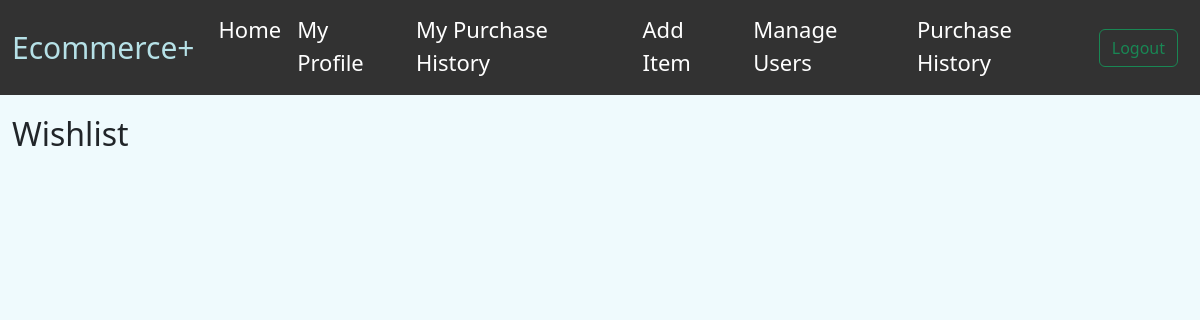
Before: /wishlist (signed in) with the older database file.
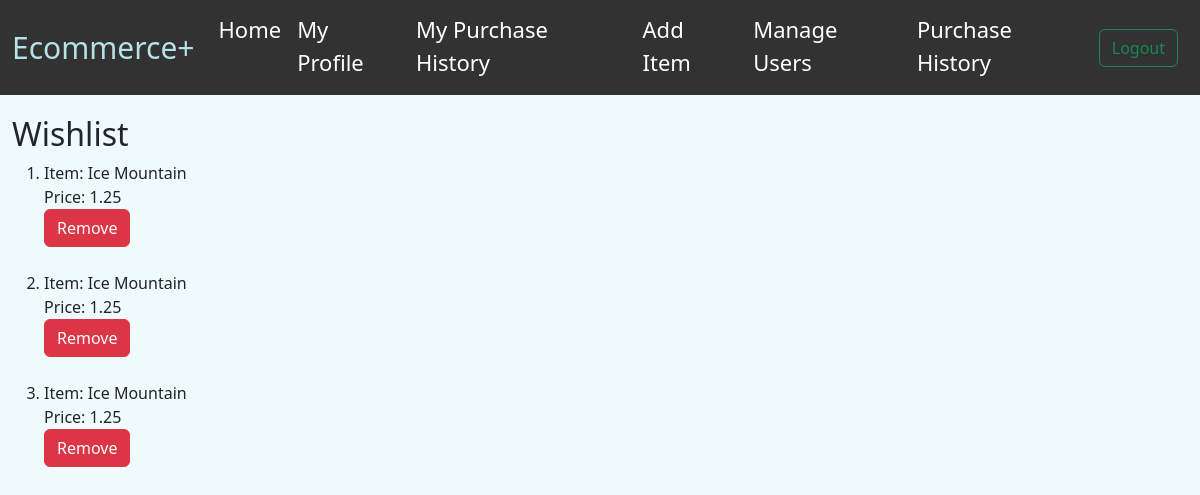
After: the same page with the newer database file.
### tables this page shows
CREATE TABLE wishlist (
    wishlist_id INTEGER PRIMARY KEY AUTOINCREMENT,
    user_id INTEGER NOT NULL,
    product_id INTEGER NOT NULL,
    product_name varchar(100) NOT NULL,
    product_price INTEGER NOT NULL,
    time_created DATETIME DEFAULT CURRENT_TIMESTAMP,
    FOREIGN KEY (user_id) REFERENCES users(user_id)
);

### app.py (the view)
@app.route('/wishlist', methods=['GET', 'POST'])
def wishlist():
    try:
        if request.method == 'POST' and session['login_status'] == 1:
            product_id = request.form['product_id']
            product_name = request.form['product_name']
            product_price = request.form['product_price']
            user_id = session['user_id']
            try:
                conn = get_db_connection()
                conn.execute('INSERT INTO wishlist (user_id, product_id, product_name, product_price) VALUES (?, ?, ?, ?)',
                             (user_id, product_id, product_name, product_price))
                conn.commit()
                conn.close()
                return redirect('/')
            except Exception as e:
                print(str(e))
                return render_template('index.html')
        elif request.method == 'GET':
            conn = get_db_connection()
            shopping_cart = conn.execute(
                'SELECT * FROM wishlist WHERE user_id = ?', (session['user_id'],)).fetchall()
            conn.close()
            return render_template('wishlist.html', shopping_cart=shopping_cart)
    except:
        return redirect('/login')

### app.py (called while the page is built)
def get_db_connection():
    conn = sqlite3.connect('sql_database.db')
    conn.row_factory = sqlite3.Row
    return conn

### templates/wishlist.html (shortened to what this page needs)
{% extends 'base.html' %}
{% block body %}
<main class="container-fluid">
  <h2>Wishlist</h2>
  <ol>
    {% for item in shopping_cart %}
    <li>
      <div class="row col-md-2" id="item_name">
        <div>
          Item: {{ item.product_name }}
        </div>
        <div id="product_price">
          Price: {{ item.product_price }}
        </div>
        <div>
          <form action="/remove_from_wishlist" method="POST">
            <input type="submit" value="Remove" class="btn btn-danger">
          </form>
        </div>
      </div>
      <br>
    </li>
    {% endfor %}
  </ol>
</main>
{% endblock %}

Changed rows visible on the page:
added wishlist: product_name "Ice Mountain", product_price "1.25"
added wishlist: product_name "Ice Mountain", product_price "1.25"
added wishlist: product_name "Ice Mountain", product_price "1.25"
